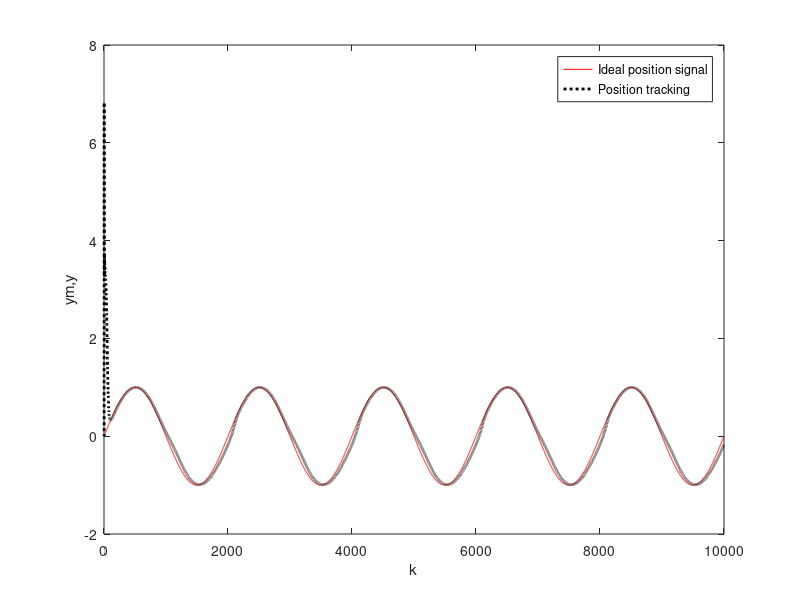
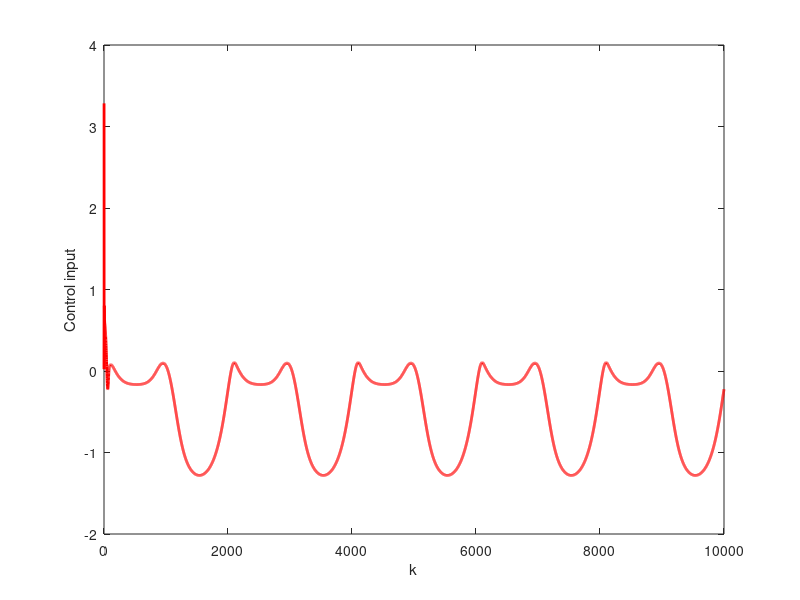
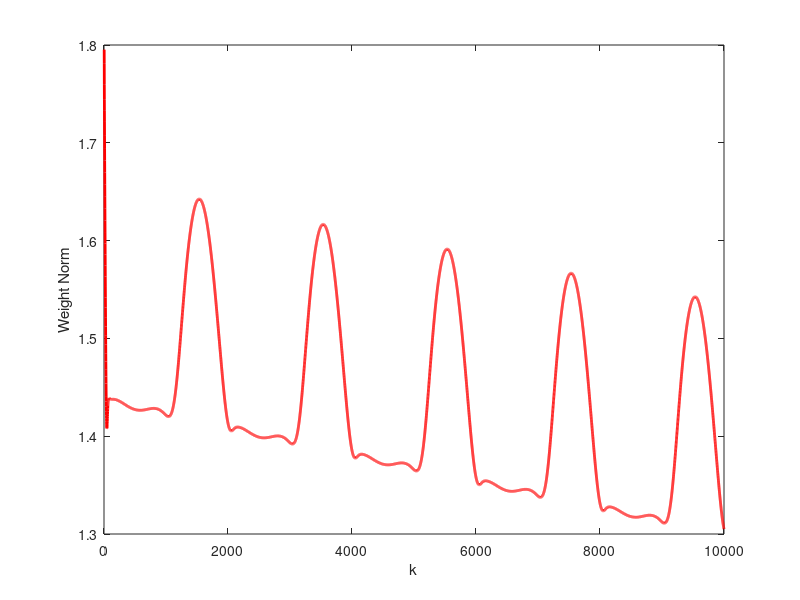

MATLAB code to generate these figures, in order:
%Discrete neural controller
clear all;
close all;
L=9;    %Hidden neural nets


c=[-2 -1.5 -1 -0.5 0 0.5 1 1.5 2;
   -2 -1.5 -1 -0.5 0 0.5 1 1.5 2];
b=2;
w=rand(L,1);   
w_1=w;

u_1=0;
x1_1=0;x1_2=0;
x2_1=0;
z=[0,0]';

Gama=0.01;rou=0.001;    


L*(1+rou)*Gama    %<=1/g1-1/k0
(L+rou)*Gama      %<=1.0

for k=1:1:10000
time(k)=k;
ym(k)=sin(pi/1000*k);

y(k)=x1_1;   %tol=1
e(k)=y(k)-ym(k);

M=2;
if M==1      %Linear model
x1(k)=x2_1;
x2(k)=u_1;
elseif M==2  %Nonlinear model
x1(k)=x2_1;
x2(k)=(x1(k)*x2_1*(x1(k)+2.5))/(1+x1(k)^2+x2_1^2)+u_1+0.1*u_1^3;
end

z(1)=x1(k);z(2)=x2(k);
for j=1:1:L
    h(j)=exp(-norm(z-c(:,j))^2/(2*b^2));
end
w=w_1-Gama*(h'*e(k)+rou*w_1);
wn(k)=norm(w);

u(k)=w'*h';

%u(k)=0.20*(ym(k)-x1(k));  %P control
x1_2=x1_1;
x1_1=x1(k);

x2_1=x2(k);
   
w_1=w;
u_1=u(k);
end
figure(1);
plot(time,ym,'r',time,x1,'k:','linewidth',2);
xlabel('k');ylabel('ym,y');
legend('Ideal position signal','Position tracking');
figure(2);
plot(time,u,'r','linewidth',2);
xlabel('k');ylabel('Control input');
figure(3);
plot(time,wn,'r','linewidth',2);
xlabel('k');ylabel('Weight Norm');